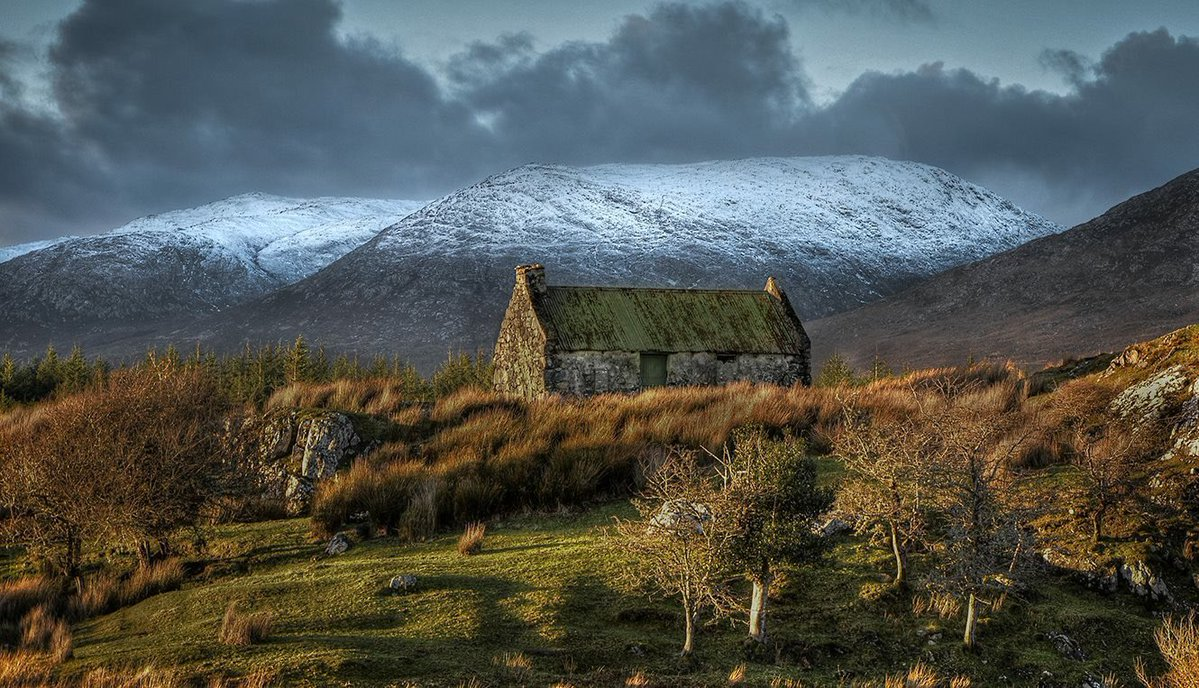
//> input picture OpenCVLab1/house.jpg, 1199 x 688 px
$ ./main   (built with g++ and OpenCV 4)
//> lines starting //> are read from the running program, lines starting //| are printed output that depends on the picture
#include <opencv2\opencv.hpp>
#include <stdint.h>

using namespace cv;
using namespace std;

void takeDft(Mat& source, Mat& destination) {

	Mat originalComplex[2] = { source, Mat::zeros(source.size(), CV_32F) };

	Mat dftReady;
	merge(originalComplex, 2, dftReady);

	dft(dftReady, destination, DftFlags::DFT_COMPLEX_OUTPUT);
}

void recenterDft(Mat& source) {
	int centerX = source.cols / 2;
	int centerY = source.rows / 2;

	Mat q1(source, Rect(0, 0, centerX, centerY));
	Mat q2(source, Rect(centerX, 0, centerX, centerY));
	Mat q3(source, Rect(0, centerY, centerX, centerY));
	Mat q4(source, Rect(centerX, centerY, centerX, centerY));

	Mat swapMap;

	q1.copyTo(swapMap);
	q4.copyTo(q1);
	swapMap.copyTo(q4);

	q2.copyTo(swapMap);
	q3.copyTo(q2);
	swapMap.copyTo(q3);
}

void showDft(Mat& source) {
	Mat splitArray[2] = { Mat::zeros(source.size(), CV_32F), Mat::zeros(source.size(), CV_32F) };

	split(source, splitArray);

	Mat dftMagnitude;

	magnitude(splitArray[0], splitArray[1], dftMagnitude);

	dftMagnitude += Scalar::all(1);

	log(dftMagnitude, dftMagnitude);

	normalize(dftMagnitude, dftMagnitude, 0, 1, CV_MINMAX);

	recenterDft(dftMagnitude);

	imshow("DFT", dftMagnitude);

	waitKey();
}

void invertDft(Mat& source, Mat& destination) {
	Mat inverse;

	// idft()
	dft(source, inverse, DftFlags::DFT_INVERSE | DftFlags::DFT_REAL_OUTPUT | DftFlags::DFT_SCALE);

	destination = inverse;
}

int main(int argc, char **argv) {

	Mat original = imread("house.jpg", ImreadModes::IMREAD_GRAYSCALE);
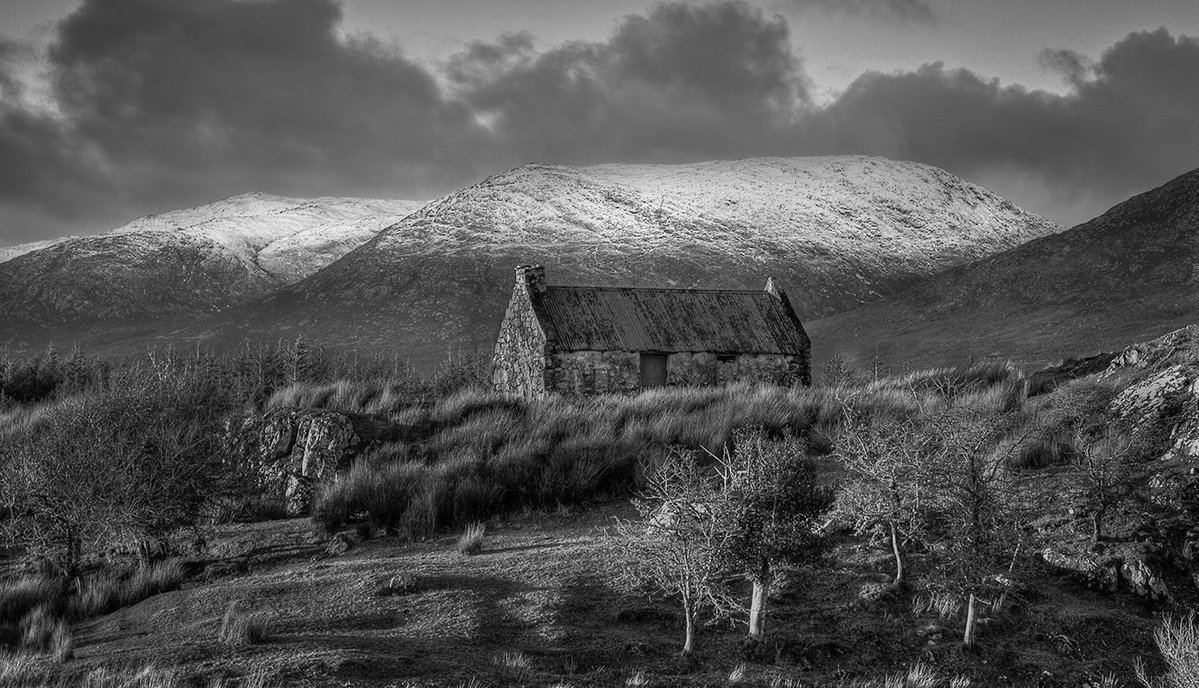
//> original: 688 rows x 1199 cols, CV_8UC1; min 0, max 255, mean 84.9

	Mat originalFloat;
	original.convertTo(originalFloat, CV_32FC1, 1.0 / 255.0);

	Mat dftOfOriginal;

	takeDft(originalFloat, dftOfOriginal);
//> in takeDft, `Mat originalComplex[2] = { source, Mat::zeros(source.size(), CV_32F) };`: originalComplex[1]: 688 rows x 1199 cols, CV_32FC1; every value is 0

	showDft(dftOfOriginal);
//> in showDft, `normalize(dftMagnitude, dftMagnitude, 0, 1, CV_MINMAX);`:
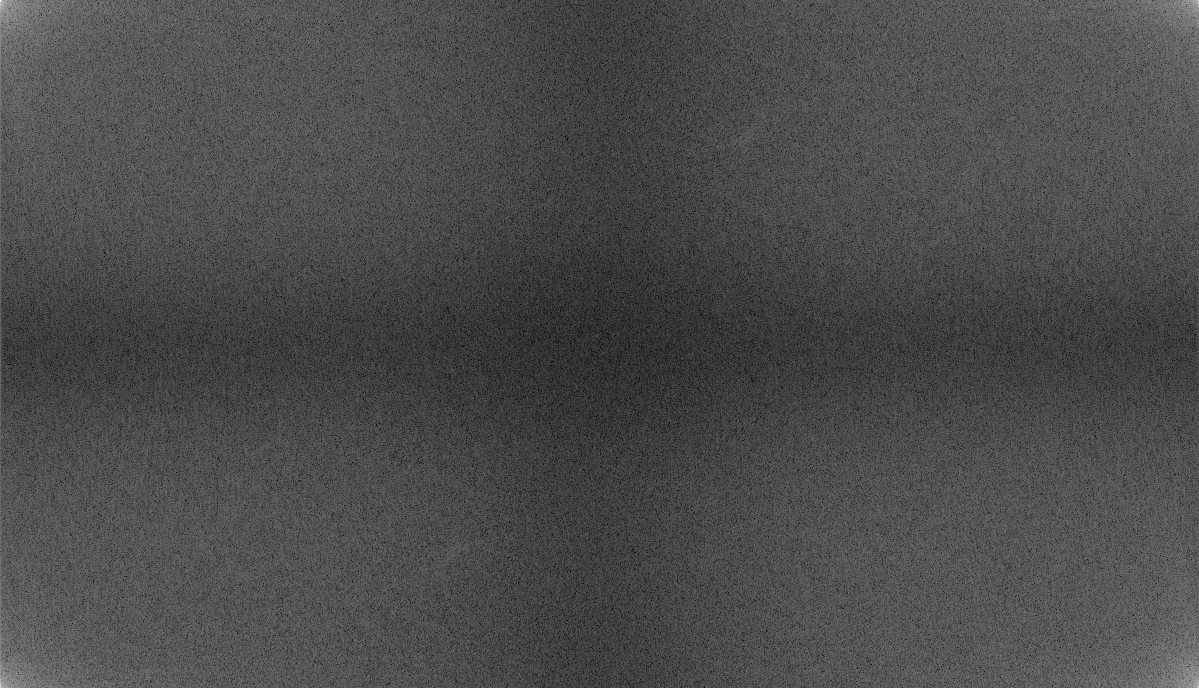
//> dftMagnitude: 688 rows x 1199 cols, CV_32FC1; min 0, max 1, mean 0.299
//> in recenterDft, `Mat q1(source, Rect(0, 0, centerX, centerY));`:
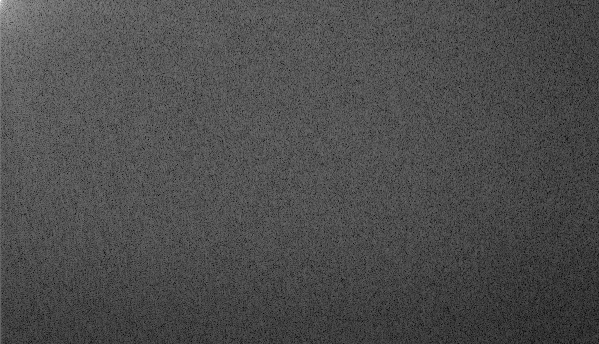
//> q1: 344 rows x 599 cols, CV_32FC1; min 0, max 1, mean 0.302
//> in recenterDft, `Mat q2(source, Rect(centerX, 0, centerX, centerY));`:
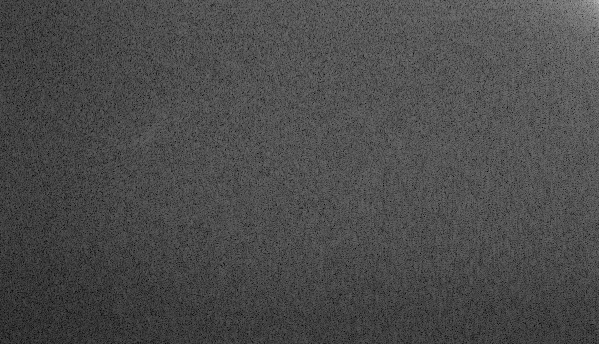
//> q2: 344 rows x 599 cols, CV_32FC1; min 0.00129, max 0.727, mean 0.296
//> in recenterDft, `Mat q3(source, Rect(0, centerY, centerX, centerY));`:
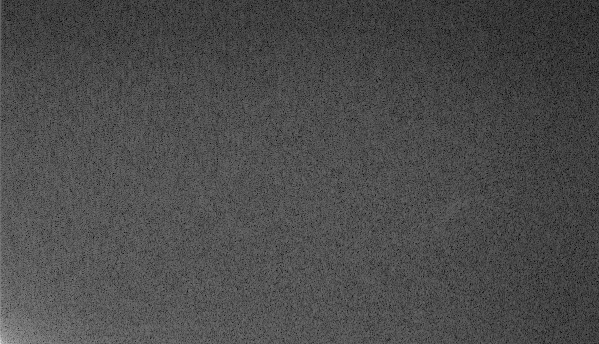
//> q3: 344 rows x 599 cols, CV_32FC1; min 0.00129, max 0.868, mean 0.297
//> in recenterDft, `Mat q4(source, Rect(centerX, centerY, centerX, centerY));`:
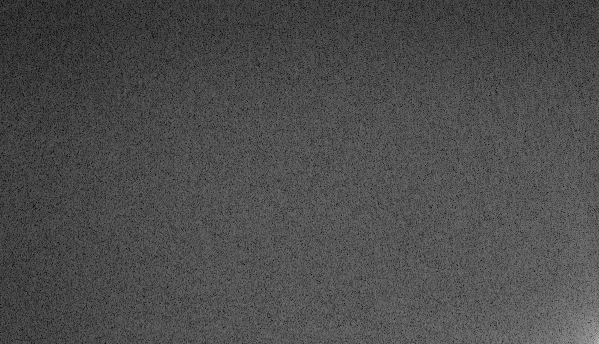
//> q4: 344 rows x 599 cols, CV_32FC1; min 2.87e-07, max 0.738, mean 0.301
//> in recenterDft, `swapMap.copyTo(q3);`:
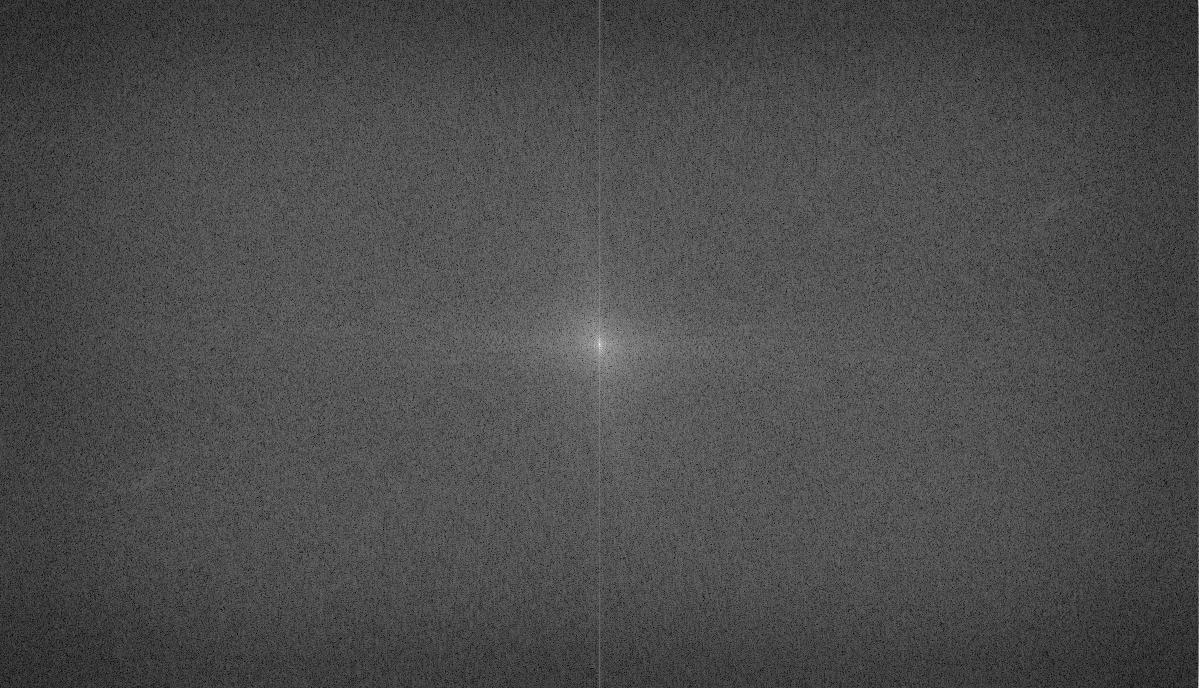
//> source: 688 rows x 1199 cols, CV_32FC1; min 0, max 1, mean 0.299

	Mat invertedDFT;

	invertDft(dftOfOriginal, invertedDFT);

	imshow("Invert DFT Result", invertedDFT);

	waitKey();
	return 0;
}


// [81 lines left out: functions main4, main3, main2, main1, not called in this run]
